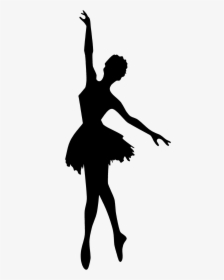
#> input picture Modulo4/img/bailarina.png, 224 x 280 px
$ jupyter execute ballerinacapuccina.ipynb
#> lines starting #> are read from the running program, lines starting #| are printed output that depends on the picture; after the words box and inside, x2 and y2 are one past the last pixel; in counts of white or black regions, pixels touching at a corner belong together
[cell 1]
import cv2
import numpy as np
from skimage.feature import peak_local_max

[cell 2]
imagen = cv2.imread("img/bailarina.png", cv2.IMREAD_GRAYSCALE)
#> imagen is the input picture: shape (280, 224); min 0, max 248, mean 219.3

_, imagen_bin = cv2.threshold(
    imagen,
    0,
    255,
    cv2.THRESH_BINARY | cv2.THRESH_OTSU
)
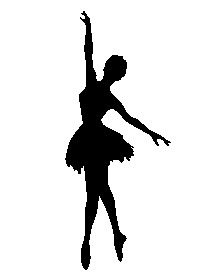
#> imagen_bin: shape (280, 224); 89.1% white; 1 black region, box (x1, y1, x2, y2) and area: (65, 11, 171, 270) 6828

cv2.imshow("Imagen Binaria", imagen_bin)
cv2.waitKey(0)

[cell 3]
kernel = np.ones((3,3), np.uint8)

imagen_bin = cv2.morphologyEx(imagen_bin, cv2.MORPH_GRADIENT, kernel)
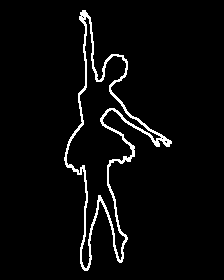
#> imagen_bin: shape (280, 224); 4% white in thin lines or dots, all inside (x1, y1, x2, y2) = (64, 10, 172, 271)
imagen_bin = cv2.dilate(imagen_bin, kernel, iterations=3)
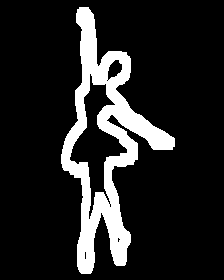
#> imagen_bin: shape (280, 224); 14% white; 1 white region, box (x1, y1, x2, y2) and area: (61, 7, 175, 274) 8803

cv2.imshow("Preprocesamiento", imagen_bin)
cv2.waitKey(0)

[cell 4]
matriz_distancias = cv2.distanceTransform(
    imagen_bin,
    cv2.DIST_L1,
    3
)
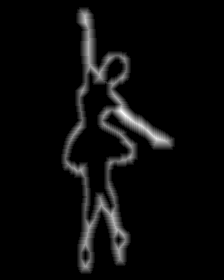
#> matriz_distancias: shape (280, 224) float32; min 0, max 13, mean 0.568; drawn with min black and max white

print(matriz_distancias)
#> (printed output is left out)

[cell 5]
skeleton = np.zeros(imagen_bin.shape, dtype=np.uint8)

coords = peak_local_max(matriz_distancias, min_distance=1)
#> coords = 685 pairs, first value 15 to 266, second value 65 to 166

for coord in coords:
    skeleton[coord[0], coord[1]] = 255
#> this loop made 685 passes
#> coord on passes 1 to 3: [111, 121], [112, 122], [113, 123]
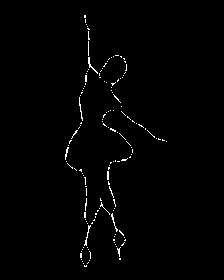
#> skeleton: shape (280, 224); 1.1% white in thin lines or dots, all inside (x1, y1, x2, y2) = (65, 15, 167, 267)

$ run again, with Modulo4/img/beagle.jpg saved as Modulo4/img/bailarina.png
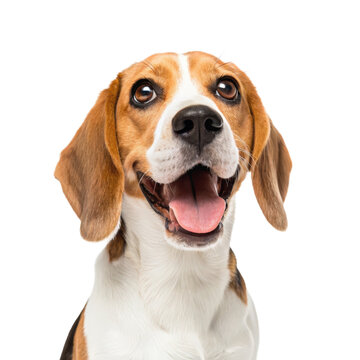
#> input picture Modulo4/img/beagle.jpg, 360 x 360 px
#> `_, imagen_bin = cv2.threshold( imagen, 0, 255, cv2.THRESH_BINARY | cv2..`:
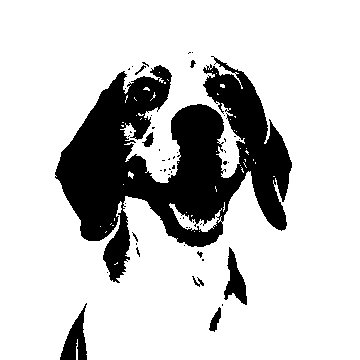
#> imagen_bin: shape (360, 360); 79.4% white; 51 black regions (42 under 20 px), largest, box (x1, y1, x2, y2) and area: (55, 56, 292, 283) 24806, (60, 303, 87, 360) 767, (224, 247, 247, 305) 642
#> (printed output is left out)
#> coords = 1516 pairs, first value 54 to 358, second value 55 to 291
#> the loop `for coord in coords:` made 1516 passes
#> coord on passes 1 to 3: [67, 216], [67, 217], [68, 217]
#> after the loop `for coord in coords:`:
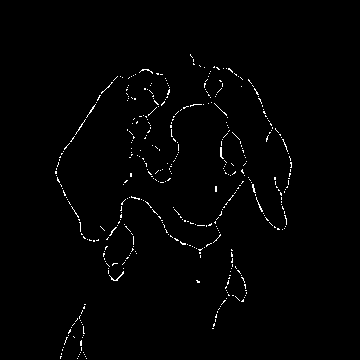
#> skeleton: shape (360, 360); 1.2% white in thin lines or dots, all inside (x1, y1, x2, y2) = (55, 54, 292, 359)
